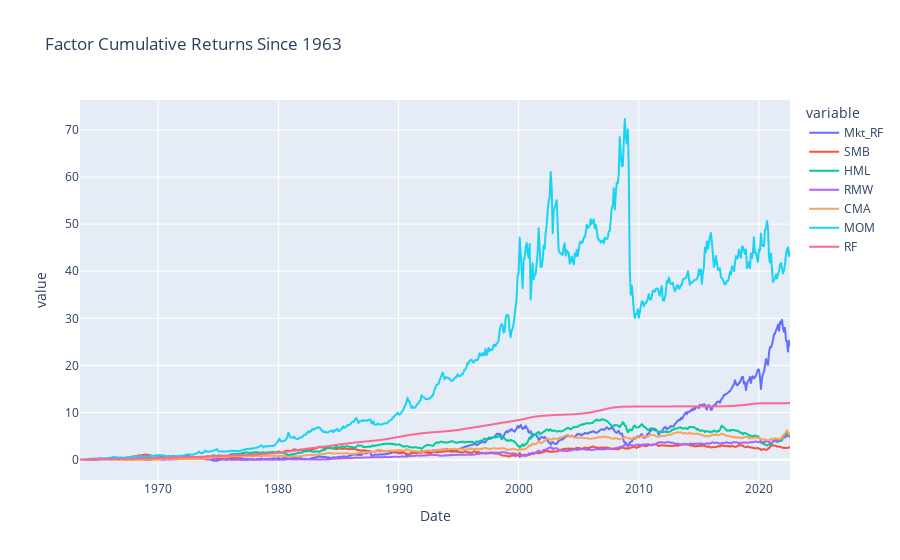

The notebook cell saved with this chart:
### Markdown cell above
### Plot Performance
This uses `since_y` referenced in [Read-In Data](##Read-In-Data).

### Code cell
# Plot Factors
# plt.figure(figsize=(16, 10))
# ax = cum_data.plot(figsize=(12, 8))
# plt.title(f"Factor Cumulative Returns Since {since_y}", fontsize=20)
# plt.legend()
# with warnings.catch_warnings():
#     warnings.simplefilter("ignore")
#     ax.set_yticklabels([f"{x:.0%}" for x in ax.get_yticks()])
# plt.show()

px.line(cum_data, title=f"Factor Cumulative Returns Since {since_y}")

### Figure 1 — Plotly figure (JSON) as saved in the notebook; plotly's stock layout.template omitted (floating-point values rounded to 4 significant figures; data arrays with more than 128 entries replaced by an {"elided": "..."} marker saying what was removed)
{"data": [{"hovertemplate": "variable=Mkt_RF<br>Date=%{x}<br>value=%{y}<extra></extra>", "legendgroup": "Mkt_RF", "line": {"color": "#636efa", "dash": "solid"}, "marker": {"symbol": "circle"}, "mode": "lines", "name": "Mkt_RF", "showlegend": true, "type": "scattergl", "x": {"elided": "710 str values"}, "xaxis": "x", "y": {"elided": "710 float values"}, "yaxis": "y"}, {"hovertemplate": "variable=SMB<br>Date=%{x}<br>value=%{y}<extra></extra>", "legendgroup": "SMB", "line": {"color": "#EF553B", "dash": "solid"}, "marker": {"symbol": "circle"}, "mode": "lines", "name": "SMB", "showlegend": true, "type": "scattergl", "x": {"elided": "710 str values"}, "xaxis": "x", "y": {"elided": "710 float values"}, "yaxis": "y"}, {"hovertemplate": "variable=HML<br>Date=%{x}<br>value=%{y}<extra></extra>", "legendgroup": "HML", "line": {"color": "#00cc96", "dash": "solid"}, "marker": {"symbol": "circle"}, "mode": "lines", "name": "HML", "showlegend": true, "type": "scattergl", "x": {"elided": "710 str values"}, "xaxis": "x", "y": {"elided": "710 float values"}, "yaxis": "y"}, {"hovertemplate": "variable=RMW<br>Date=%{x}<br>value=%{y}<extra></extra>", "legendgroup": "RMW", "line": {"color": "#ab63fa", "dash": "solid"}, "marker": {"symbol": "circle"}, "mode": "lines", "name": "RMW", "showlegend": true, "type": "scattergl", "x": {"elided": "710 str values"}, "xaxis": "x", "y": {"elided": "710 float values"}, "yaxis": "y"}, {"hovertemplate": "variable=CMA<br>Date=%{x}<br>value=%{y}<extra></extra>", "legendgroup": "CMA", "line": {"color": "#FFA15A", "dash": "solid"}, "marker": {"symbol": "circle"}, "mode": "lines", "name": "CMA", "showlegend": true, "type": "scattergl", "x": {"elided": "710 str values"}, "xaxis": "x", "y": {"elided": "710 float values"}, "yaxis": "y"}, {"hovertemplate": "variable=MOM<br>Date=%{x}<br>value=%{y}<extra></extra>", "legendgroup": "MOM", "line": {"color": "#19d3f3", "dash": "solid"}, "marker": {"symbol": "circle"}, "mode": "lines", "name": "MOM", "showlegend": true, "type": "scattergl", "x": {"elided": "710 str values"}, "xaxis": "x", "y": {"elided": "710 float values"}, "yaxis": "y"}, {"hovertemplate": "variable=RF<br>Date=%{x}<br>value=%{y}<extra></extra>", "legendgroup": "RF", "line": {"color": "#FF6692", "dash": "solid"}, "marker": {"symbol": "circle"}, "mode": "lines", "name": "RF", "showlegend": true, "type": "scattergl", "x": {"elided": "710 str values"}, "xaxis": "x", "y": {"elided": "710 float values"}, "yaxis": "y"}], "layout": {"legend": {"title": {"text": "variable"}, "tracegroupgap": 0}, "title": {"text": "Factor Cumulative Returns Since 1963"}, "xaxis": {"anchor": "y", "domain": [0, 1], "title": {"text": "Date"}}, "yaxis": {"anchor": "x", "domain": [0, 1], "title": {"text": "value"}}}}
